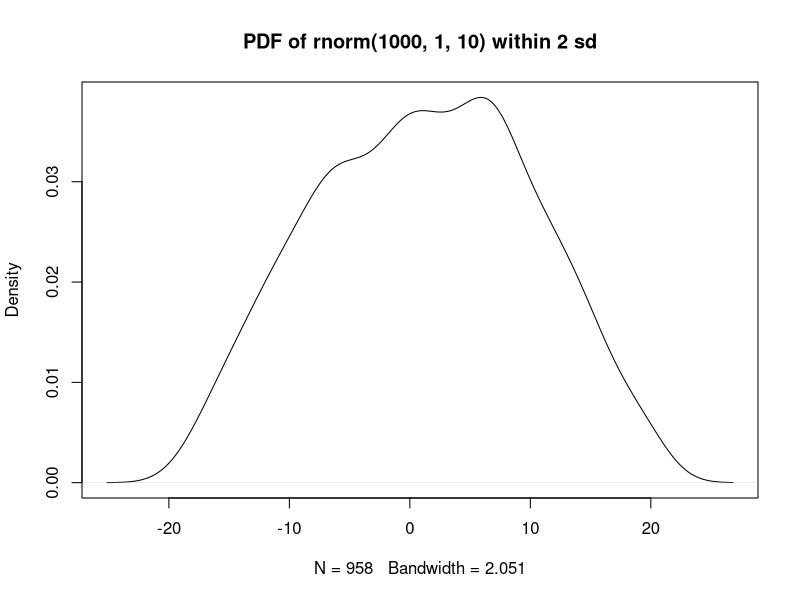
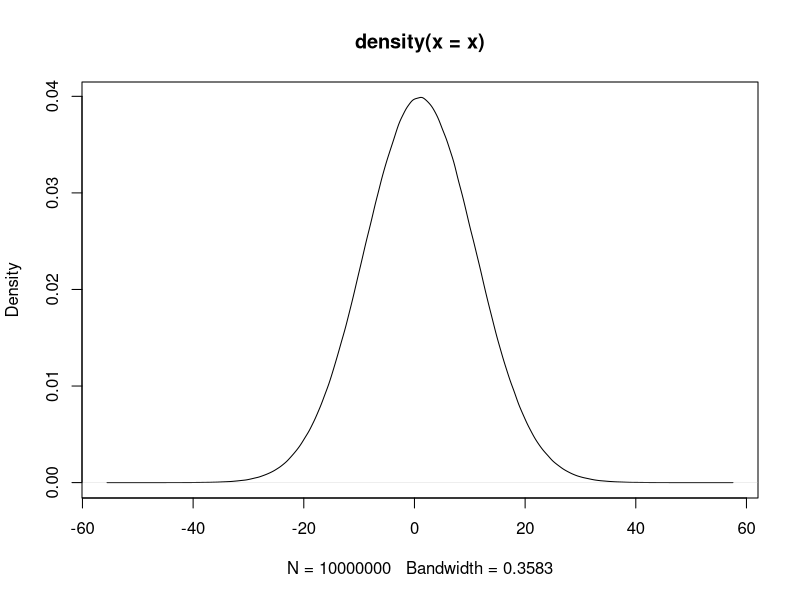

Write R code to recreate these figures, in order.
## ---- chunk 1
knitr::opts_chunk$set(echo = TRUE)
## ---- chunk 2
library(dplyr)
## ---- chunk 3
# Q1

x.a <- rnorm(1000, 1, 10)

# 1.1 Filter OUT extreme values out of two standard deviations
x.a_filter <- x.a [x.a < (1 + 2 * 10) & x.a > (1 - 2 * 10)]

# 1.2 Plotting the distribution of the remaining vector x.a
plot(density(x.a_filter), main = "PDF of rnorm(1000, 1, 10) within 2 sd")

# 1.3 Calculate the 25% 50% and 75% quantile of vector x.a. (You may google "quantile r)
quantile(x.a)

# 1.4 Get the sequence between 25% to 75% of x.a
x.a [x.a < quantile(x.a, 0.75) & x.a > quantile(x.a, 0.25)]
## ---- chunk 4
# Q2

x.b <- c("a", "b", "c", "d", "e", "f", "g", "h", "i", "j", "k")

# 2.1 Get only elements at odd positions
x.b [seq(from = 1, to = length(x.b), by = 2)]

# 2.2 Truncate the first 2 elements and the last 2 elements
x.b [3:(length(x.b) - 2)]
## ---- chunk 5
# Q3

population <- c(158228, 126687, 228075, 204903, 308383)
town <- c("中正", "大同", "中山", "松山", "大安")

# 3.1 Sort the population, 
# the reuslt should be [1] 126687 158228 204903 228075 308383
sort(population)

# 3.2 Sort populations in decreasing order 
# (Google it or check help)
# Result: [1] 308383 228075 204903 158228 126687
sort(population, decreasing = T)

# 3.3 Sort town names according to population in decreasing order
# Result: [1] "大安" "中山" "松山" "中正" "大同"
data.frame(town, population, stringsAsFactors = F) %>% 
  arrange(desc(population)) %>%
  select(town) %>%
  unlist() %>%
  unname()

## ---- chunk 6
# Q4

# 4.1 Print current time
# e.g., "2019-09-02 21:31:36 CST"
Sys.time()

# 4.2 Check the data type of current time
class(Sys.time())

# 4.3 Print today
# e.g., [1] "2019-09-02"
Sys.Date()

# 4.4 Check the data type of date
class(Sys.Date())

# 4.5 Write example to compare following functions: print(), cat(), and message() 

print(Sys.Date())
cat(Sys.Date())
message(Sys.Date())
cat("Hello", "World")

## ---- chunk 7
# Q5

# 5.1 Using google to find out how to measure the ruuning time of the following code

start_time <- Sys.time()
x <- rnorm(10000000, 1, 10) 
plot(density(x))
end_time <- Sys.time()

end_time - start_time

## ---- chunk 8
# Q6

a <- c(5, 5, 5, 5, 4, 4, 4, 3, 3, 1, 1, 1, 2, 2, 2)
b <- c(3, 3, 3, 4, 4, 4, 2, 2, 2, 4, 4, 1, 4, 1, 1)
df2 <- data.frame(a, b)

# sort df2 in orders of decreasing b then increasing a
df2 <- df2[order(df2$a, -df2$b),]
df2
## ---- chunk 9
# Q7

country <- c("CN", "US", "JP", "HK", "KR", "SG", "DE", "MY", "VN", "PH", "TH", "AU", "NL", "SA", "ID", "GB", "IN", "FR", "IT", "AE")

import <- c(26.142, 12.008, 7.032, 13.646, 4.589, 5.768, 2.131, 2.802, 3.428, 3.019, 1.976, 1.118, 1.624, 0.449, 0.983, 1.302, 1.027, 0.553, 0.670, 0.455)

export <- c(22.987, 12.204, 11.837, 7.739, 5.381, 4.610, 2.866, 2.784, 2.414, 2.092, 1.839, 1.788, 1.665, 1.409, 1.391, 1.075, 0.974, 0.899, 0.800, 0.728)

df <- data.frame(country, import, export)
df

# 先排export再排import
df <- df[order(-df$import, -df$export),]
df
